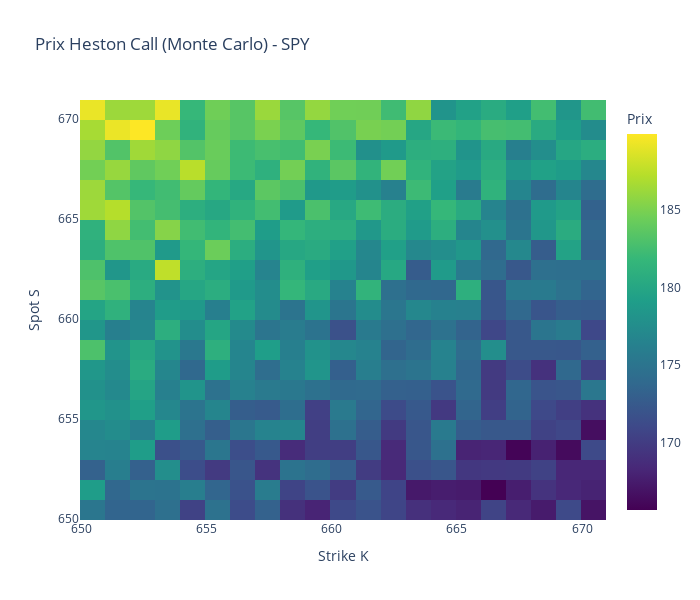
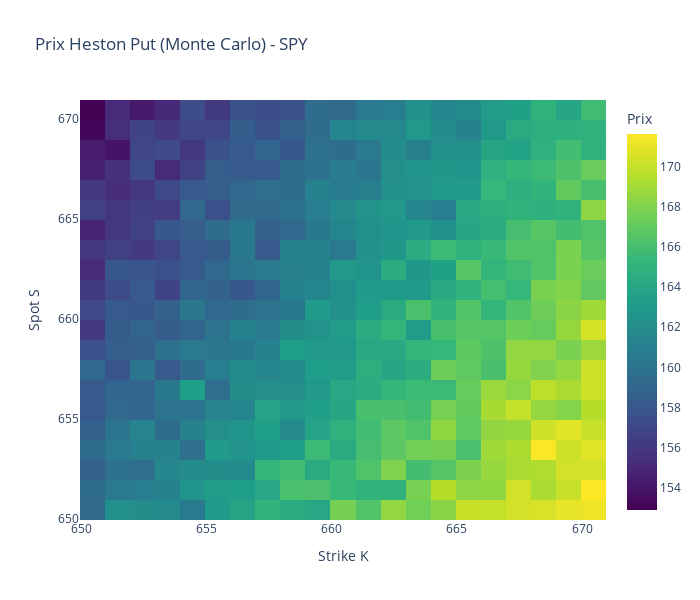

The cell these charts' notebook holds for them, in order:
### Markdown cell above
## 11. ÉTAPE 5: Heatmap des Prix Heston (Monte Carlo)

### Code cell
print("=" * 80)
print("ÉTAPE 5: Calcul des prix Heston via Monte Carlo")
print("=" * 80)

call_prices_heston = np.zeros((len(S_grid), len(K_grid)))
put_prices_heston = np.zeros((len(S_grid), len(K_grid)))

total = len(S_grid) * len(K_grid)
count = 0

print(f"\nCalcul de {total} prix (calls + puts)...")

for i, S in enumerate(S_grid):
    for j, K in enumerate(K_grid):
        call_prices_heston[i, j] = heston_monte_carlo_price(
            S, K, T_actual, RF_RATE, 0.0, params_tensor, N_PATHS, N_STEPS, "call"
        )
        put_prices_heston[i, j] = heston_monte_carlo_price(
            S, K, T_actual, RF_RATE, 0.0, params_tensor, N_PATHS, N_STEPS, "put"
        )
        count += 1
        if count % 50 == 0:
            print(f"  Progress: {count}/{total} ({100*count/total:.1f}%)")

print(f"\n✓ Calcul terminé")

# Visualisation
fig_call_heston = plot_heatmap_2d(
    call_prices_heston, K_grid, S_grid,
    f"Prix Heston Call (Monte Carlo) - {TICKER}",
    "Prix"
)
fig_call_heston.show()

fig_put_heston = plot_heatmap_2d(
    put_prices_heston, K_grid, S_grid,
    f"Prix Heston Put (Monte Carlo) - {TICKER}",
    "Prix"
)
fig_put_heston.show()

### Figure 1 — Plotly figure (JSON) as saved in the notebook; plotly's stock layout.template omitted (floating-point values rounded to 4 significant figures; data arrays with more than 128 entries replaced by an {"elided": "..."} marker saying what was removed)
{"data": [{"colorbar": {"title": {"text": "Prix"}}, "colorscale": [[0, "#440154"], [0.1111, "#482878"], [0.2222, "#3e4989"], [0.3333, "#31688e"], [0.4444, "#26828e"], [0.5556, "#1f9e89"], [0.6667, "#35b779"], [0.7778, "#6ece58"], [0.8889, "#b5de2b"], [1, "#fde725"]], "type": "heatmap", "x": [650.5, 651.5, 652.5, 653.5, 654.5, 655.5, 656.5, 657.5, 658.5, 659.5, 660.5, 661.5, 662.5, 663.5, 664.5, 665.5, 666.5, 667.5, 668.5, 669.5, 670.5], "y": [650.5, 651.5, 652.5, 653.5, 654.5, 655.5, 656.5, 657.5, 658.5, 659.5, 660.5, 661.5, 662.5, 663.5, 664.5, 665.5, 666.5, 667.5, 668.5, 669.5, 670.5], "z": {"elided": "21x21 float values"}}], "layout": {"height": 600, "title": {"text": "Prix Heston Call (Monte Carlo) - SPY"}, "width": 700, "xaxis": {"title": {"text": "Strike K"}}, "yaxis": {"title": {"text": "Spot S"}}}}

### Figure 2 — Plotly figure (JSON) as saved in the notebook; plotly's stock layout.template omitted (floating-point values rounded to 4 significant figures; data arrays with more than 128 entries replaced by an {"elided": "..."} marker saying what was removed)
{"data": [{"colorbar": {"title": {"text": "Prix"}}, "colorscale": [[0, "#440154"], [0.1111, "#482878"], [0.2222, "#3e4989"], [0.3333, "#31688e"], [0.4444, "#26828e"], [0.5556, "#1f9e89"], [0.6667, "#35b779"], [0.7778, "#6ece58"], [0.8889, "#b5de2b"], [1, "#fde725"]], "type": "heatmap", "x": [650.5, 651.5, 652.5, 653.5, 654.5, 655.5, 656.5, 657.5, 658.5, 659.5, 660.5, 661.5, 662.5, 663.5, 664.5, 665.5, 666.5, 667.5, 668.5, 669.5, 670.5], "y": [650.5, 651.5, 652.5, 653.5, 654.5, 655.5, 656.5, 657.5, 658.5, 659.5, 660.5, 661.5, 662.5, 663.5, 664.5, 665.5, 666.5, 667.5, 668.5, 669.5, 670.5], "z": {"elided": "21x21 float values"}}], "layout": {"height": 600, "title": {"text": "Prix Heston Put (Monte Carlo) - SPY"}, "width": 700, "xaxis": {"title": {"text": "Strike K"}}, "yaxis": {"title": {"text": "Spot S"}}}}
